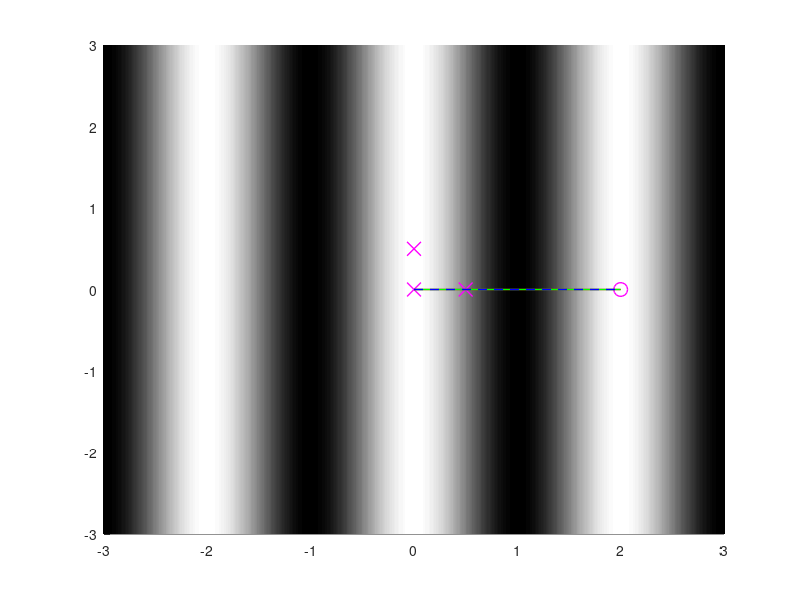

This figure's MATLAB source:
clear all;
close all;
clc;

interval = 3;
res = 500;

phase = 0
% phase = 2*pi*rand()

DoA_range = 0:5:360;
DoA = deg2rad(DoA_range);

lambda = 2;
d = lambda/4

% o = ones(1,res);
x = linspace(-interval,interval,res); % 1-by-100
y = linspace(-interval,interval,res)'; % 1-by-100

function res = signal(X, Y, ANG, PHASE, LAMBDA)
	res = cos((2*pi/LAMBDA)*(sin(ANG)*Y+cos(ANG)*X+PHASE));
endfunction

fig = figure();

for DoA = [DoA_range DoA_range]
	doa = deg2rad(DoA);

	z = signal(x, y, doa, phase, lambda); % 100-by-100

	array_x = [0 0 d];
	array_y = [0 d 0];


	A = signal(array_x, array_y, doa, phase, lambda);
	% [A00_sig Ad0_sig A0d_sig] = [A(1:3)]

	A00_sig = A(1);
	Ad0_sig = A(3);
	A0d_sig = A(2);

	% A00_sig = signal(0, 0, doa, phase, lambda);
	% Ad0_sig = signal(d, 0, doa, phase, lambda);
	% A0d_sig = signal(0, d, doa, phase, lambda);

	A00_phi = acos(A00_sig);
	Ad0_phi = acos(Ad0_sig);
	A0d_phi = acos(A0d_sig);

	delta_phi_x = Ad0_phi - A00_phi;
	delta_phi_y = A0d_phi - A00_phi;

	r_x = delta_phi_x * lambda/(2*pi);
	r_y = delta_phi_y * lambda/(2*pi);

	componente_x = r_x/d;
	componente_y = r_y/d;

	angle_of_arrival_x = acos(componente_x);
	angle_of_arrival_y = asin(componente_y);

	% printf("direction_of_arrival = %.0f\n",rad2deg(doa));
	% printf("angle_of_arrival_x = %.0f\n",rad2deg(angle_of_arrival_x));
	% printf("angle_of_arrival_y = %.0f\n\n",rad2deg(angle_of_arrival_y));

	arrow_x_x = lambda*cos(angle_of_arrival_x);
	arrow_x_y = lambda*sin(angle_of_arrival_x);

	arrow_y_x = lambda*cos(angle_of_arrival_y);
	arrow_y_y = lambda*sin(angle_of_arrival_y);

	DoA_x = lambda*cos(doa);
	DoA_y = lambda*sin(doa);

	clf;
	hold on;

	% colormap("jet");
	colormap("gray");
	% xlabel("x");
	% ylabel("y");
	% colorbar();
	axis([-interval interval -interval interval])

	imagesc(x,y,z);
	plot(array_x, array_y,"xm", "linewidth", 1, "markersize", 10)
	plot(lambda*componente_x, lambda*componente_y,"om", "linewidth", 1, "markersize", 10)
	plot([0 arrow_x_x], [0 arrow_x_y],"-r", "linewidth", 1, "markersize", 10)
	plot([0 arrow_y_x], [0 arrow_y_y],"-g", "linewidth", 1, "markersize", 10)
	plot([0 DoA_x], [0 DoA_y],"--b", "linewidth", 1, "markersize", 10)
	hold off;

	% saveas(fig, 'heatplot.png');
	% savefig (fig, 'heatplot.fig', "compact");

	pause(0.001)

endfor









